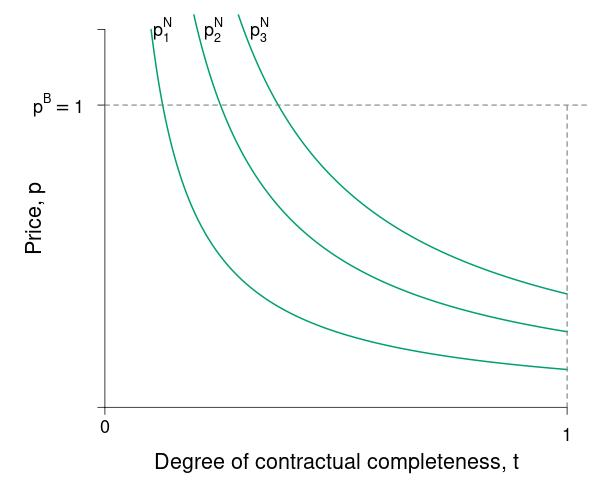

This figure's R source:
require(ggplot2)
require(shape)
require(plotrix)
require(pBrackets)
#pdf(file = "information_power/ch10_newfigure.pdf", width = 9, height = 7)
jpeg(file = "information_power/agent_rents_jpeg.jpg", width = 5*120, height = 4*120)

#Set parameters for graphics
pointsize <- 1.8
axislabelsize <- 1.8
labelsize <- 1.5
namesize <- 1.8
annotatesize <- 1.5
graphlinewidth <- 2
segmentlinewidth <- 1.5

disutilityFn <- function(t, cbar = 1.2, underbarc = 1, z = 0) {
  (cbar - underbarc)/(t) + z
}

#COL <- c("#1B9E77", "#D95F02", "#7570B3", "#E7298A", "#66A61E", "#E6AB02", "#A6761D", "#666666")
COL <- c("#238b45","#7fc97f", "#beaed4", "#fdc086", "#ffff99")
grays <- gray.colors(25, start = 1, end = 0)
CBCols <- c("#009E73","#0072B2","#E69F00","#CC79A7", "#F0E442")

par(mar =  c(4, 6, 1, 1))
xlims <- c(0, 1)
ylims <- c(0, 1)


plot(0, 0, xlim = xlims, ylim = ylims, type = "n",
     xlab = expression(paste(""), cex = axislabelsize),
     ylab = expression(paste(""), cex = axislabelsize),
     xaxt = "n", yaxt = "n", cex.lab = axislabelsize, bty = "n")

npts <- 500 
npts2 <- 501
#Specify the sequences of points for graphing. 
xx1 <- seq(0.1, 1, length.out = npts)
xx2 <- seq(xlims[1], xlims[2], length.out = npts)
xx3 <- seq(xlims[1], xlims[2], length.out = npts2)
xx4 <- seq(xlims[1], 25, length.out = npts2)

#Draw the lines for the graphs
lines(xx1, disutilityFn(xx1), col = CBCols[1], lwd = graphlinewidth)
lines(xx1, disutilityFn(xx1, cbar = 1.3), col = CBCols[1], lwd = graphlinewidth)
lines(xx1, disutilityFn(xx1, underbarc = 1.1), col = CBCols[1], lwd = graphlinewidth)
#lines(xx1, disutilityFn(xx1, cbar = 1.1), col = CBCols[1], lwd = graphlinewidth)


#lines(xx2, solowCondition(xx2, delta = 5), col = COL[3], lwd = 4)
#lines(xx2, solowInfeas(xx2, delta = 5), col = COL[1], lwd = 4, lty = 2)

#Customize ticks and labels for the plot
ticksy <- c(0, 0.8, 1)
ylabels <- c(NA, NA, NA)
ticksx <- c(0, 1)
xlabels <- c(0, NA)
axis(1, at = ticksx, pos = 0, labels = xlabels, cex.axis = labelsize)

axis(2, at = ticksy, pos = 0, labels = ylabels, las = 1, cex.axis = labelsize)

#Segments
segments(0, 0.8, 1.05, 0.8, lty = 2, lwd = 1.5, col = grays[20], xpd = TRUE)
#segments(0.25, 0, 0.25, 0.8, lty = 2, lwd = 1.5, col = grays[20],xpd = TRUE)
#segments(0, 0.2, 1.08, 0.2,lty = 2, lwd = 1.5, col = grays[20],xpd = TRUE)
segments(1, 0, 1,0.8, lty = 2, lwd = 1.5, col = grays[20],xpd = TRUE)

#Axis tick labels
#y
#text(-0.15, 0.2, expression(paste(bar(u)+(p^z-underline(u)))), cex = labelsize, xpd = TRUE)
text(-0.1, 0.8, expression(paste(p^B == 1)), cex = labelsize, xpd = TRUE)
#x
#text(0.25, -0.07, expression(paste(underline(t))), cex = labelsize, xpd = TRUE)
text(1, -0.07, expression(paste(1)), cex = labelsize, xpd = TRUE)

#Text annotations
text(0.125, 1, expression(paste(p[1]^N)), cex = labelsize, xpd = TRUE)
text(0.235, 1, expression(paste(p[2]^N)), cex = labelsize, xpd = TRUE)
text(0.335, 1, expression(paste(p[3]^N)), cex = labelsize, xpd = TRUE)


# text(0.375, 1, expression(paste(p^N,(t) == frac(bar(u)-underline(u),t) + p^z)), cex = labelsize, xpd = TRUE)
# text(0.42, .335, expression(paste("Agent's rent")), cex = labelsize, xpd = TRUE)
# text(.55, .65, expression(paste("Principal's profit")), cex = labelsize, xpd = TRUE)
# text(1.3, 0.55, expression(paste("Total")), cex = labelsize, xpd = TRUE)
# text(1.3, 0.5, expression(paste("economic")), cex = labelsize, xpd = TRUE)
# text(1.3, 0.45, expression(paste("surplus")), cex = labelsize, xpd = TRUE)
# text(1.25, 0.8, expression(paste("P's Willingness")), cex = labelsize, xpd = TRUE)
# text(1.25, 0.74, expression(paste("to pay")), cex = labelsize, xpd = TRUE)

# text(1.25, 0.2, expression(paste("A's Willingness")), cex = labelsize, xpd = TRUE)
# text(1.25, 0.14, expression(paste("to sell")), cex = labelsize, xpd = TRUE)


#Arrows
# Arrows(0.4, 0.375, .4, .45, col = "black", lty = 1, lwd = 2, arr.type = "triangle")
# Arrows(0.4, 0.315, .4, .23, col = "black", lty = 1, lwd = 2, arr.type = "triangle")
# Arrows(.4, .68, 0.4, 0.78, col = "black", lty = 1, lwd = 2, arr.type = "triangle")
# Arrows(.4, .62, 0.4, 0.55, col = "black", lty = 1, lwd = 2, arr.type = "triangle")

#Brackets
# brackets(x1 = 1.12, y1 = 0.76, x2 = 1.12, y2 = 0.24, ticks = 0.5, curvature = 0.5, type = 1, 
#          col = "black", lwd = 2, lty = 1, xpd = TRUE)


#Axes labels
text(0.5, -0.15, expression(paste("Degree of contractual completeness, t")), xpd = TRUE, cex = axislabelsize) 
text(-0.15, 0.5, expression(paste("Price, p")), xpd = TRUE, cex = axislabelsize,srt = 90) 


dev.off()
